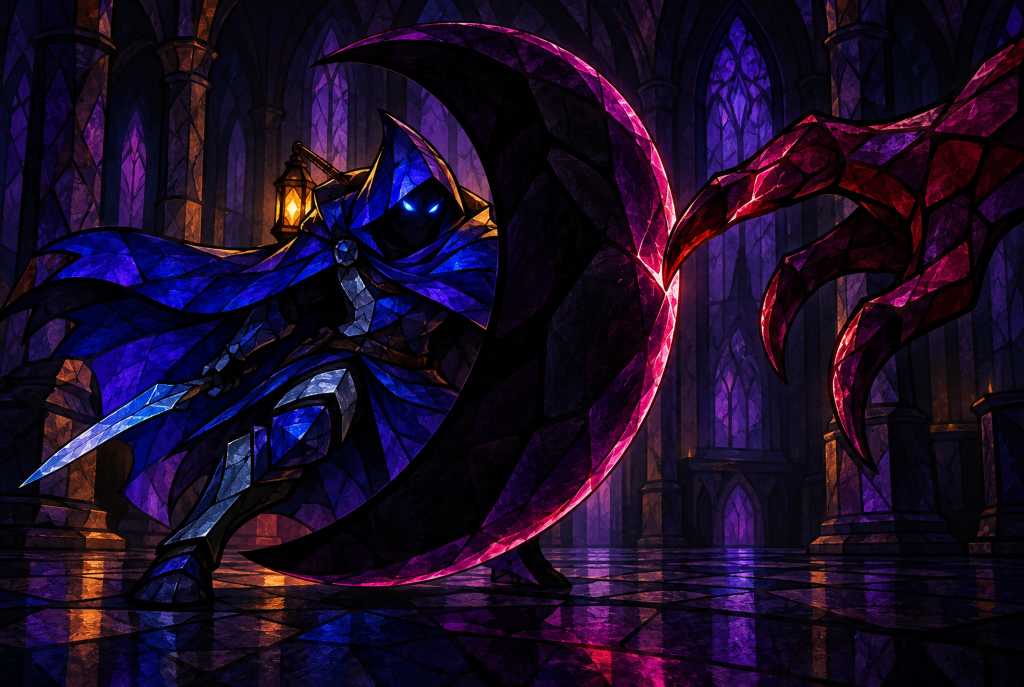
#> input picture assets/art/cards/eclipseStep.jpg, 2048 x 1374 px, given in place of generated.png, which was not available (shown at 1/2 size)
$ python -i build.py   (imports and definitions only)
#> lines starting #> are read from the running program, lines starting #| are printed output that depends on the picture; after the words box and inside, x2 and y2 are one past the last pixel; in counts of white or black regions, pixels touching at a corner belong together; pictures that were not available may be replaced by others from this repository, and a replacement may not be noted
"""Build round-four candidates from new independent plates; round-three alpha method."""
import json
from pathlib import Path
import sys
import cv2
import numpy as np
from PIL import Image, ImageDraw, ImageFilter, ImageOps

ROOT = Path(__file__).resolve().parent
SIZE = (2304, 1546)
WINDOW = (128, 86, 2176, 1460)
# [1 line not run here, left out]


def source(name):
    return Image.open(ROOT/'sources'/name/'generated.png').convert('RGB')
#> returned value is the input picture: PIL image 2048x1374 RGB; mean R, G, B 26.8, 11.6, 38.2


# [14 lines left out: function resample, not called in this run]


def isolate(name, edge_running=False):
    image = source(name)
    a = np.asarray(image).astype(np.int16)
    r, g, blue = np.moveaxis(a, -1, 0)
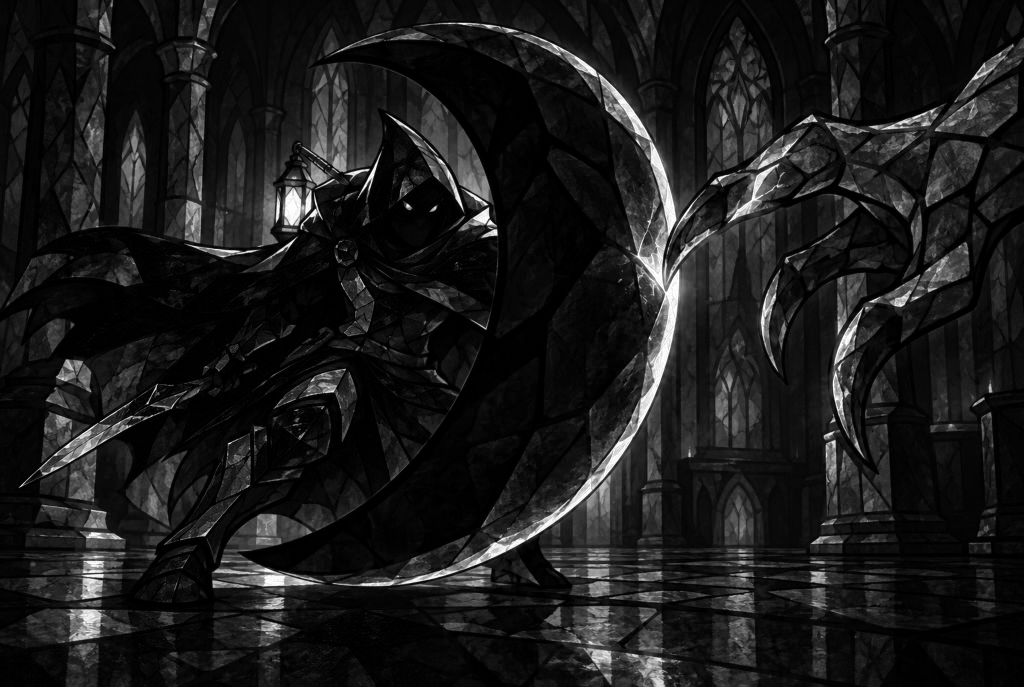
#> r: shape (1374, 2048) int16 (shown at 1/2 size); min 0, max 255, mean 26.8
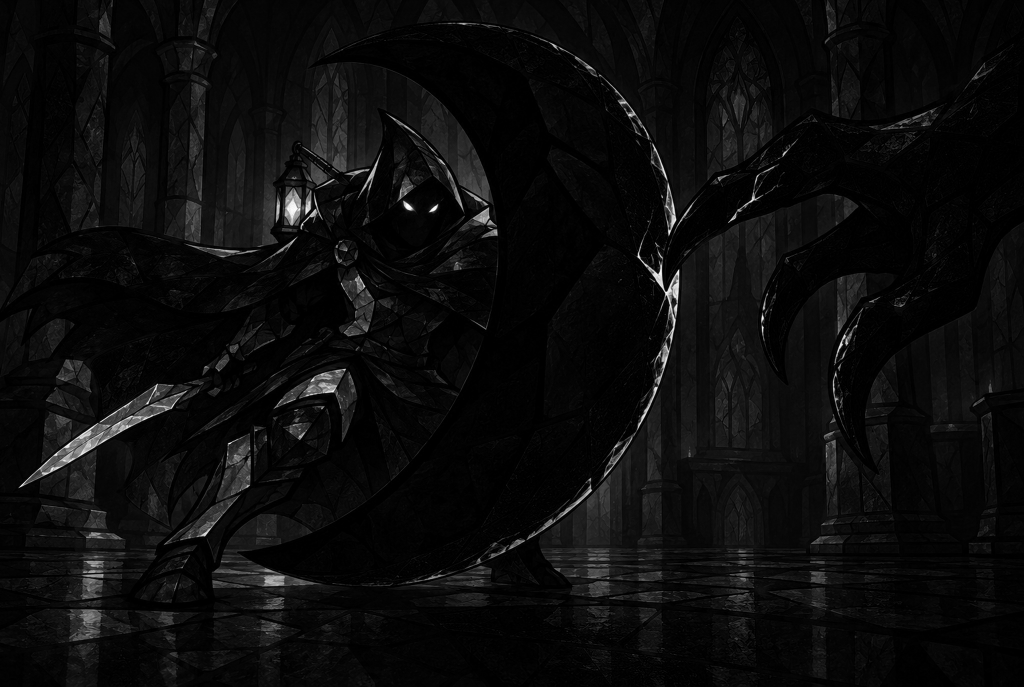
#> g: shape (1374, 2048) int16 (shown at 1/2 size); min 0, max 255, mean 11.6
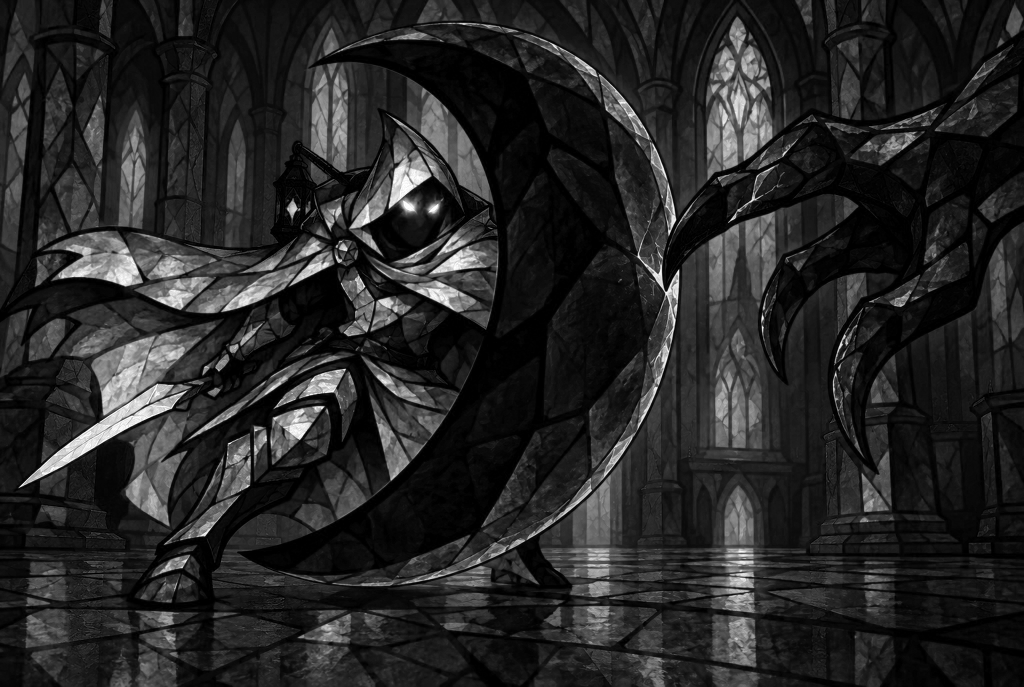
#> blue: shape (1374, 2048) int16 (shown at 1/2 size); min 0, max 255, mean 38.2
    key = (np.minimum(r, blue)-g > 42) & (r > 110) & (blue > 100)
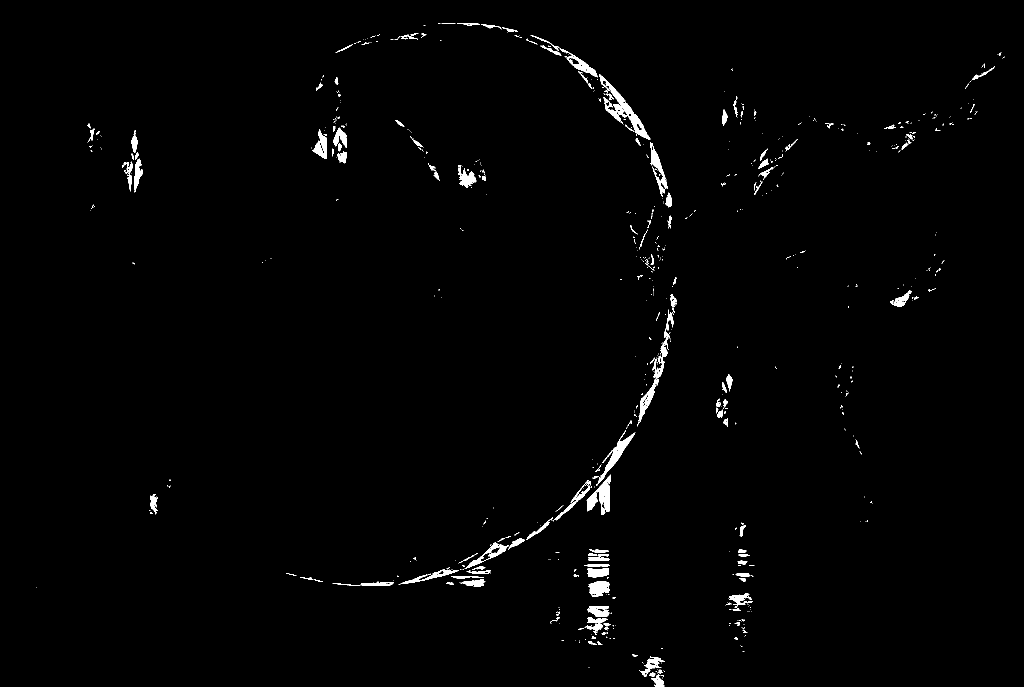
#> key: shape (1374, 2048) bool (shown at 1/2 size); 1.2% white; 657 white regions (509 under 20 px), largest, box (x1, y1, x2, y2) and area: (1198, 149, 1301, 280) 2620, (1275, 619, 1347, 853) 2029, (1173, 949, 1222, 1030) 1712
    count, labels, stats, _ = cv2.connectedComponentsWithStats(np.uint8(~key)*255, 8)
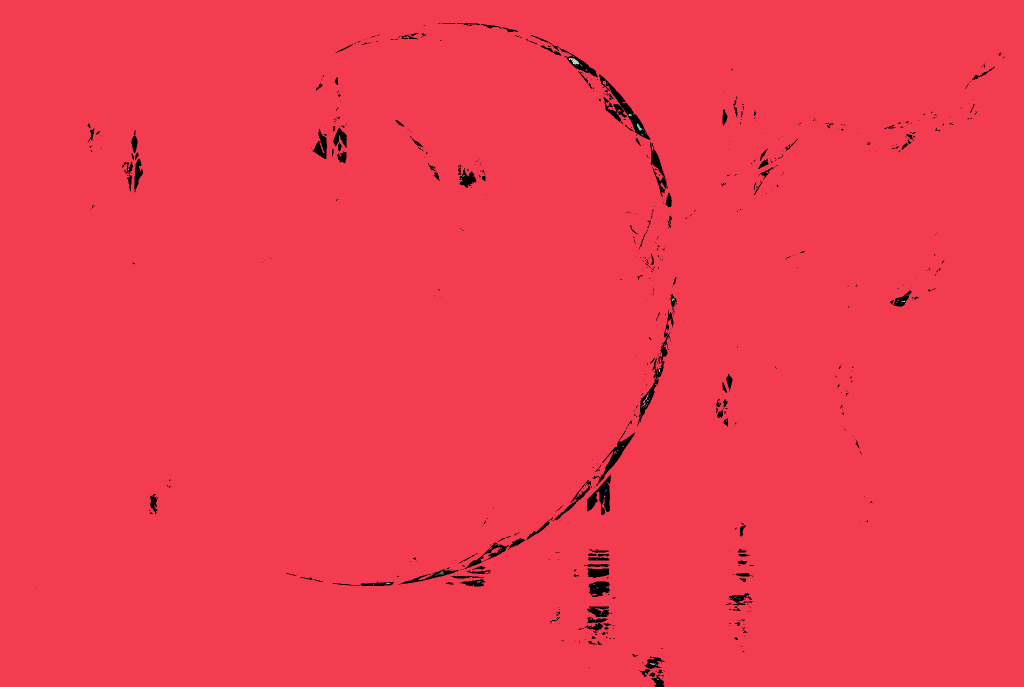
#> labels: shape (1374, 2048) int32 (shown at 1/2 size); 102 distinct labels, from 0 to 101; one colour per label, 0 black
#> count = 102; stats = 102 rows, first 6: [73, 46, 1936, 1328, 33352], [0, 0, 2048, 1374, 2779896], [1136, 117, 1, 1, 1], [1138, 116, 21, 13, 135], [1160, 128, 1, 2, 2], [1152, 130, 1, 1, 1]
    mask = np.zeros(key.shape, dtype=np.uint8)
    for label in range(1, count):
        if stats[label, cv2.CC_STAT_AREA] > 250:
            mask[labels == label] = 255
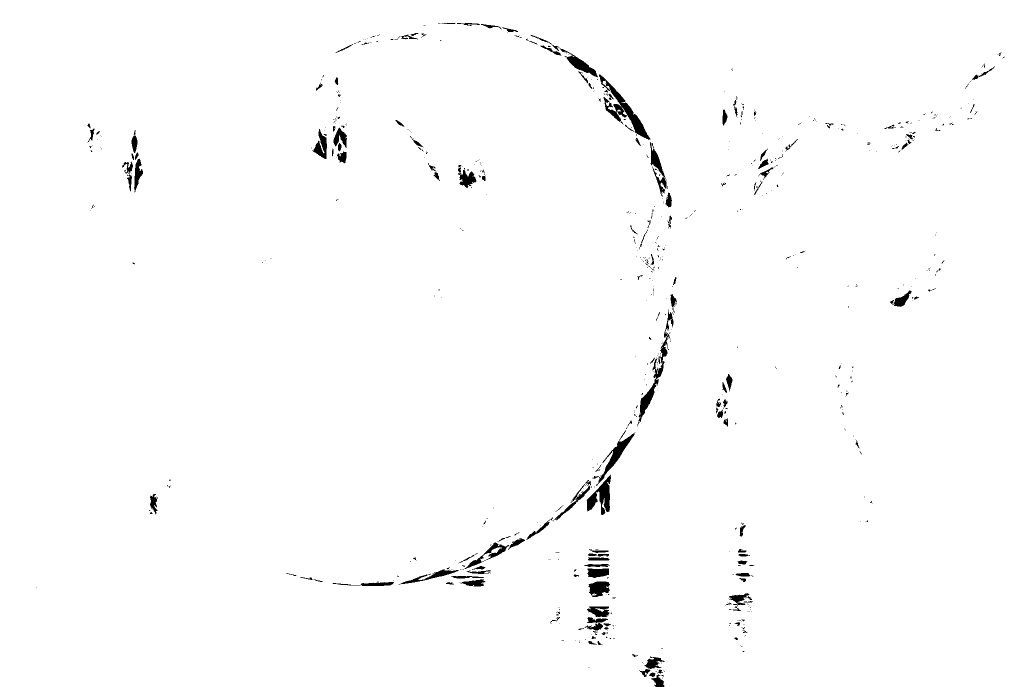
#> mask: shape (1374, 2048) (shown at 1/2 size); 98.8% white; 657 black regions (509 under 20 px), largest, box (x1, y1, x2, y2) and area: (1198, 149, 1301, 280) 2724, (1275, 619, 1347, 853) 2140, (1173, 949, 1222, 1030) 1725
    if not edge_running:
#> (the run stopped early here; a loop or call above may not have finished)
